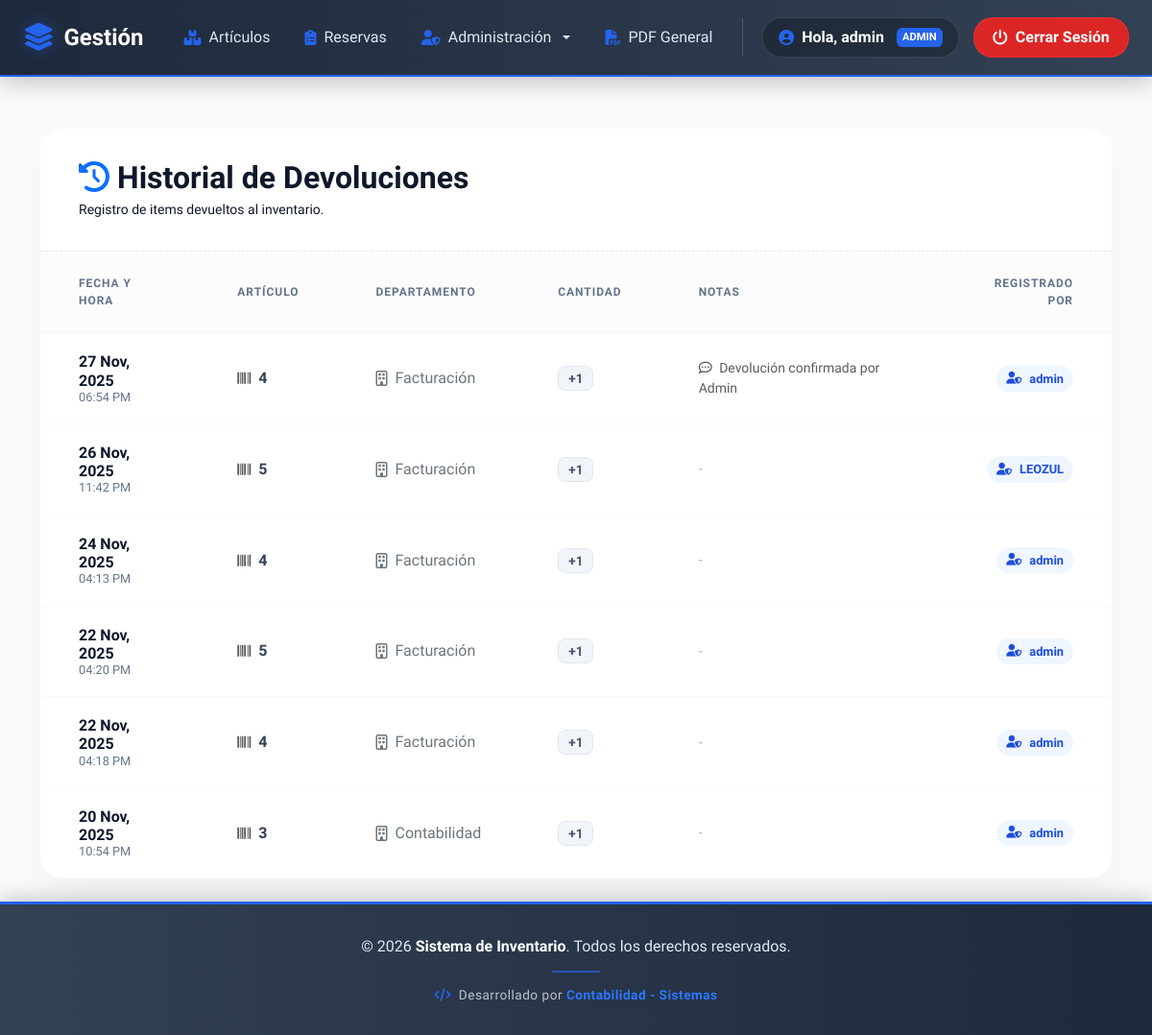
The page /returns.php (signed in) on the database as committed earlier.
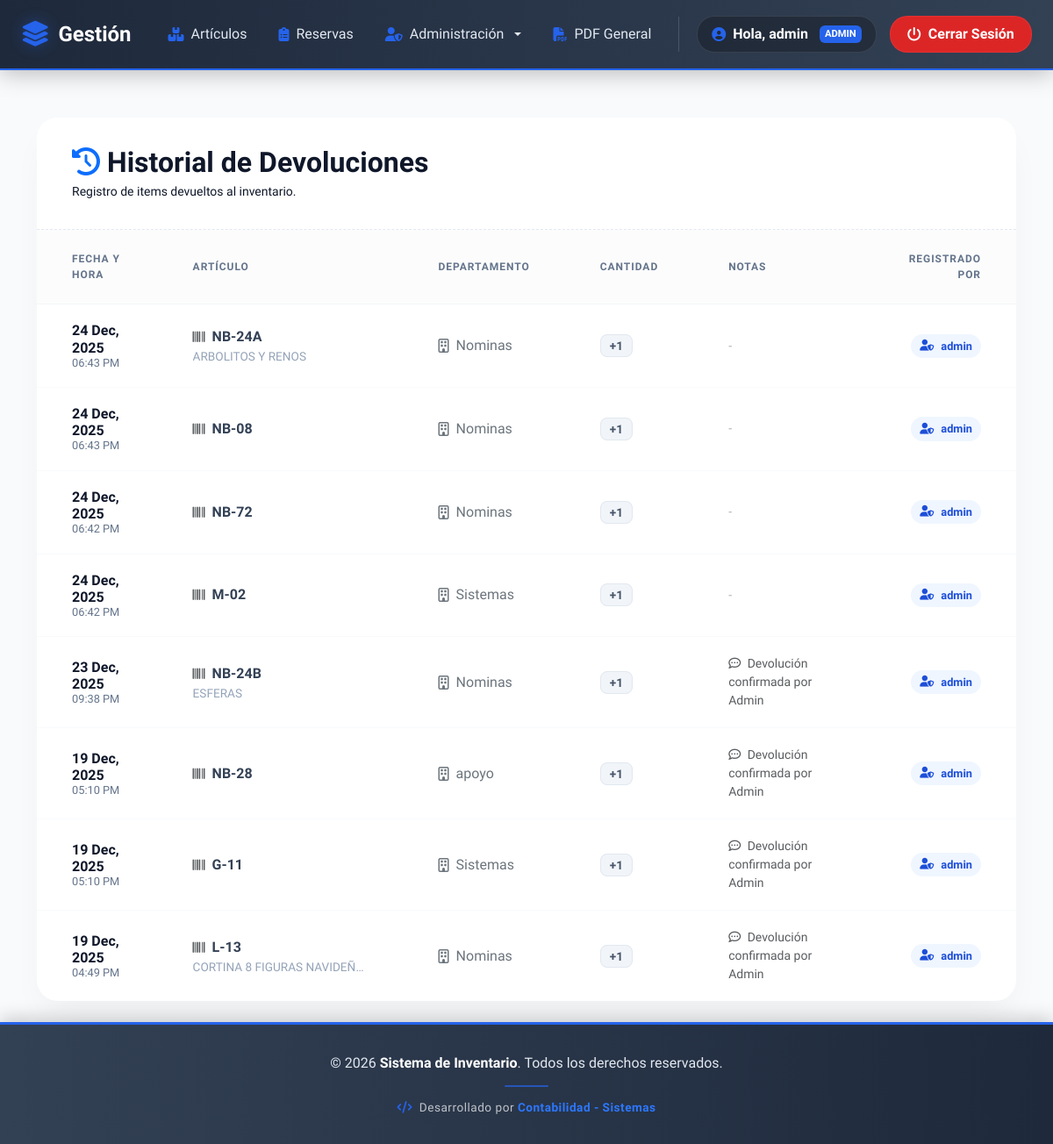
The same page on the database as committed later.
### tables this page shows
CREATE TABLE `returns` (
  `id` int(11) NOT NULL,
  `reservation_id` int(11) DEFAULT NULL,
  `item_id` int(11) NOT NULL,
  `dept_id` int(11) NOT NULL,
  `quantity` int(11) NOT NULL,
  `return_condition` enum('buen_estado','roto','incompleto') NOT NULL DEFAULT 'buen_estado',
  `condition_notes` text DEFAULT NULL,
  `notes` text DEFAULT NULL,
  `returned_at` timestamp NOT NULL DEFAULT current_timestamp(),
  `handled_by` int(11) DEFAULT NULL
);

CREATE TABLE `items` (
  `id` int(11) NOT NULL,
  `description` text DEFAULT NULL,
  `image` varchar(255) DEFAULT NULL,
  `total_quantity` int(11) NOT NULL DEFAULT 1,
  `available_quantity` int(11) NOT NULL DEFAULT 1,
  `created_at` timestamp NOT NULL DEFAULT current_timestamp(),
  `code` varchar(100) NOT NULL,
  `celebration_id` int(11) DEFAULT NULL
);

CREATE TABLE `departments` (
  `id` int(11) NOT NULL,
  `name` varchar(255) NOT NULL
);

CREATE TABLE `users` (
  `id` int(11) NOT NULL,
  `username` varchar(100) NOT NULL,
  `password` varchar(255) NOT NULL,
  `full_name` varchar(255) DEFAULT NULL,
  `email` varchar(255) DEFAULT NULL,
  `role` enum('admin','usuario') NOT NULL DEFAULT 'usuario',
  `department_id` int(11) DEFAULT NULL,
  `created_at` timestamp NOT NULL DEFAULT current_timestamp()
);

### public/returns.php (the view, shortened to what this page needs)
<?php
require_once __DIR__ . '/../config/auth.php';
$items_per_page = 12;
$page = isset($_GET['page']) ? (int)$_GET['page'] : 1;
$offset = ($page - 1) * $items_per_page;
$list = [];
$res = $conn->query("
    SELECT r.*,
    i.code AS item_code,
    i.description AS item_desc,
    d.name AS dept_name,
    u.username AS handled_by_user
    FROM returns r
    LEFT JOIN items i ON r.item_id = i.id
    LEFT JOIN departments d ON r.dept_id = d.id
    LEFT JOIN users u ON r.handled_by = u.id
    ORDER BY r.returned_at DESC
    LIMIT $offset, $items_per_page
");
while($row = $res->fetch_assoc()) $list[] = $row;
?>
<!doctype html>
<html lang="es">
<head>
    <link href="https://cdn.jsdelivr.net/npm/bootstrap@5.3.3/dist/css/bootstrap.min.css" rel="stylesheet">
    <link rel="stylesheet" href="https://cdnjs.cloudflare.com/ajax/libs/font-awesome/6.4.0/css/all.min.css">
</head>
<body>
    <?php include("navbar.php"); ?>
    <div class="container py-4">
        <div class="card-modern">
            <div class="card-header-modern">
                <div>
                    <h2 class="fw-bold mb-1">
                        <i class="fa-solid fa-clock-rotate-left me-2 text-primary"></i>Historial de Devoluciones
                    </h2>
                    <p class="text-gray mb-0 small">Registro de items devueltos al inventario.</p>
                </div>
            </div>
            <div class="table-responsive flex-grow-1">
                <table class="table-modern">
                    <thead>
                        <tr>
                            <th>Fecha y Hora</th>
                            <th>Artículo</th>
                            <th>Departamento</th>
                            <th>Cantidad</th>
                            <th>Notas</th>
                            <th class="text-end">Registrado Por</th>
                        </tr>
                    </thead>
                    <tbody>
                        <?php if(count($list) > 0): ?>
                        <?php foreach($list as $r):
                            $dateObj = new DateTime($r['returned_at']);
                            $dateStr = $dateObj->format('d M, Y');
                            $timeStr = $dateObj->format('h:i A');
                        ?>
                        <tr class="return-row">
                            <td>
                                <div class="date-badge">
                                    <?= $dateStr ?>
                                    <span><?= $timeStr ?></span>
                                </div>
                            </td>
                            <td>
                                <div class="item-info">
                                    <i class="fa-solid fa-barcode me-1 text-muted small"></i>
                                    <?= htmlspecialchars($r['item_code'] ?? 'N/A') ?>
                                </div>
                                <div class="item-desc" title="<?= htmlspecialchars($r['item_desc'] ?? '') ?>">
                                    <?= htmlspecialchars($r['item_desc'] ?? 'Sin descripción') ?>
                                </div>
                            </td>
                            <td>
                                <div class="d-flex align-items-center text-secondary">
                                    <i class="fa-regular fa-building me-2"></i>
                                    <?= htmlspecialchars($r['dept_name'] ?? 'General') ?>
                                </div>
                            </td>
                            <td>
                                <span class="qty-badge">+<?= $r['quantity'] ?></span>
                            </td>
                            <td class="text-muted small">
                                <?php if(!empty($r['notes'])): ?>
                                <i class="fa-regular fa-comment-dots me-1"></i> <?= htmlspecialchars($r['notes']) ?>
                                <?php else: ?>
                                <span class="opacity-50">-</span>
                                <?php endif; ?>
                            </td>
                            <td class="text-end">
                                <span class="user-pill">
                                    <i class="fa-solid fa-user-shield"></i>
                                    <?= htmlspecialchars($r['handled_by_user'] ?? 'Sistema') ?>
                                </span>
                            </td>
                        </tr>
                        <?php endforeach; ?>
                        <?php endif; ?>
                    </tbody>
                </table>
            </div>
        </div>
    </div>
    <?php include("footer.php"); ?>
</body>
</html>

Rows that differ between the two databases and show on the page:
removed returns: returned_at "27 Nov, 2025", returned_at "06:54 PM", item.code "4", dept.name "Facturación", quantity "1", notes "Devolución confirmada por Admin", handled_by.username "admin"
removed returns: returned_at "26 Nov, 2025", returned_at "11:42 PM", item.code "5", dept.name "Facturación", quantity "1", handled_by.username "LEOZUL"
removed returns: returned_at "24 Nov, 2025", returned_at "04:13 PM", item.code "4", dept.name "Facturación", quantity "1", handled_by.username "admin"
removed returns: returned_at "22 Nov, 2025", returned_at "04:20 PM", item.code "5", dept.name "Facturación", quantity "1", handled_by.username "admin"
removed returns: returned_at "22 Nov, 2025", returned_at "04:18 PM", item.code "4", dept.name "Facturación", quantity "1", handled_by.username "admin"
removed returns: returned_at "20 Nov, 2025", returned_at "10:54 PM", item.code "3", dept.name "Contabilidad", quantity "1", handled_by.username "admin"
added returns: returned_at "24 Dec, 2025", returned_at "06:43 PM", item.code "NB-24A", item.description "ARBOLITOS Y RENOS", dept.name "Nominas", quantity "1", handled_by.username "admin"
added returns: returned_at "24 Dec, 2025", returned_at "06:43 PM", item.code "NB-08", dept.name "Nominas", quantity "1", handled_by.username "admin"
added returns: returned_at "24 Dec, 2025", returned_at "06:42 PM", item.code "NB-72", dept.name "Nominas", quantity "1", handled_by.username "admin"
added returns: returned_at "24 Dec, 2025", returned_at "06:42 PM", item.code "M-02", dept.name "Sistemas", quantity "1", handled_by.username "admin"
added returns: returned_at "23 Dec, 2025", returned_at "09:38 PM", item.code "NB-24B", item.description "ESFERAS", dept.name "Nominas", quantity "1", notes "Devolución confirmada por Admin", handled_by.username "admin"
added returns: returned_at "19 Dec, 2025", returned_at "05:10 PM", item.code "NB-28", dept.name "apoyo", quantity "1", notes "Devolución confirmada por Admin", handled_by.username "admin"
added returns: returned_at "19 Dec, 2025", returned_at "05:10 PM", item.code "G-11", dept.name "Sistemas", quantity "1", notes "Devolución confirmada por Admin", handled_by.username "admin"
added returns: returned_at "19 Dec, 2025", returned_at "04:49 PM", item.code "L-13", item.description "CORTINA 8 FIGURAS NAVIDEÑ…", dept.name "Nominas", quantity "1", notes "Devolución confirmada por Admin", handled_by.username "admin"
